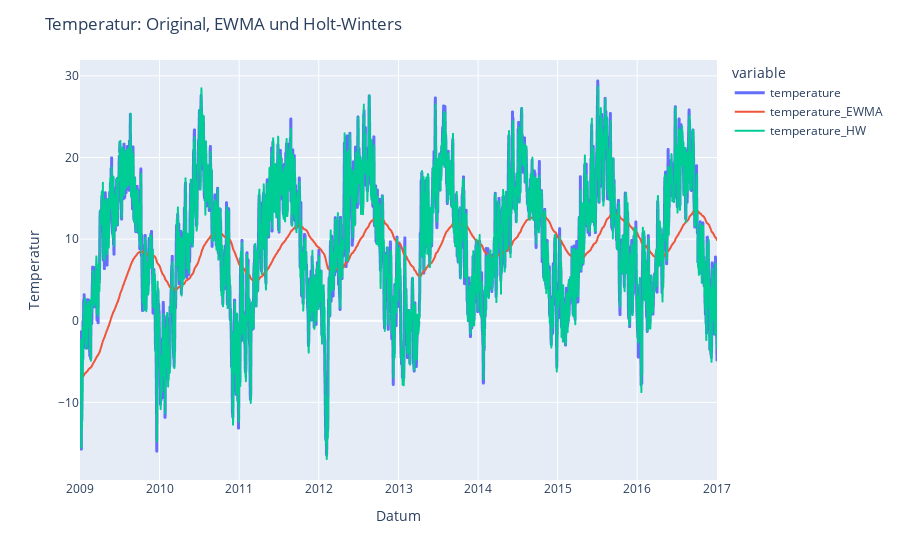

The cell this chart's notebook holds for it:
### Markdown cell above
##### Plotten der Lösungen

### Code cell
fig = px.line(temperatur, x=temperatur.index, y=['temperature', 'temperature_EWMA', 'temperature_HW'])
# change linesize of only the temperature to 3
fig.update_traces(line=dict(width=3), selector=dict(name='temperature'))
fig.update_layout(title='Temperatur: Original, EWMA und Holt-Winters', xaxis_title='Datum', yaxis_title='Temperatur')
fig.show()

### Figure 1 — Plotly figure (JSON) as saved in the notebook; plotly's stock layout.template omitted (floating-point values rounded to 4 significant figures; data arrays with more than 128 entries replaced by an {"elided": "..."} marker saying what was removed)
{"data": [{"hovertemplate": "variable=temperature<br>date=%{x}<br>value=%{y}<extra></extra>", "legendgroup": "temperature", "line": {"color": "#636efa", "dash": "solid", "width": 3}, "marker": {"symbol": "circle"}, "mode": "lines", "name": "temperature", "showlegend": true, "type": "scattergl", "x": {"elided": "2923 str values"}, "xaxis": "x", "y": {"elided": "2923 float values"}, "yaxis": "y"}, {"hovertemplate": "variable=temperature_EWMA<br>date=%{x}<br>value=%{y}<extra></extra>", "legendgroup": "temperature_EWMA", "line": {"color": "#EF553B", "dash": "solid"}, "marker": {"symbol": "circle"}, "mode": "lines", "name": "temperature_EWMA", "showlegend": true, "type": "scattergl", "x": {"elided": "2923 str values"}, "xaxis": "x", "y": {"elided": "2923 float values"}, "yaxis": "y"}, {"hovertemplate": "variable=temperature_HW<br>date=%{x}<br>value=%{y}<extra></extra>", "legendgroup": "temperature_HW", "line": {"color": "#00cc96", "dash": "solid"}, "marker": {"symbol": "circle"}, "mode": "lines", "name": "temperature_HW", "showlegend": true, "type": "scattergl", "x": {"elided": "2923 str values"}, "xaxis": "x", "y": {"elided": "2923 float values"}, "yaxis": "y"}], "layout": {"legend": {"title": {"text": "variable"}, "tracegroupgap": 0}, "margin": {"t": 60}, "title": {"text": "Temperatur: Original, EWMA und Holt-Winters"}, "xaxis": {"anchor": "y", "domain": [0, 1], "title": {"text": "Datum"}}, "yaxis": {"anchor": "x", "domain": [0, 1], "title": {"text": "Temperatur"}}}}
